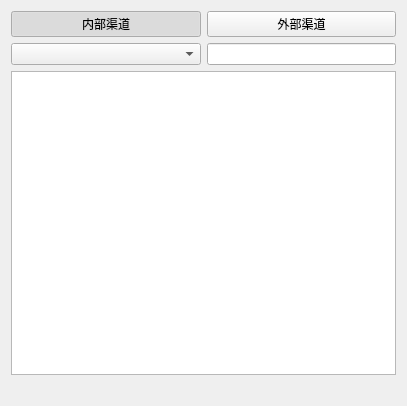
<?xml version="1.0" encoding="UTF-8"?>
<ui version="4.0">
 <class>SourceSelection</class>
 <widget class="QWidget" name="SourceSelection">
  <property name="geometry">
   <rect>
    <x>0</x>
    <y>0</y>
    <width>407</width>
    <height>406</height>
   </rect>
  </property>
  <property name="windowTitle">
   <string>Form</string>
  </property>
  <layout class="QVBoxLayout" name="verticalLayout">
   <item>
    <layout class="QGridLayout" name="gridLayout" rowstretch="1,1,4,0" columnstretch="1,1">
     <item row="0" column="0">
      <widget class="QPushButton" name="btn_internal">
       <property name="text">
        <string>内部渠道</string>
       </property>
       <property name="checkable">
        <bool>true</bool>
       </property>
       <property name="checked">
        <bool>true</bool>
       </property>
       <property name="autoExclusive">
        <bool>true</bool>
       </property>
      </widget>
     </item>
     <item row="1" column="1">
      <widget class="QLineEdit" name="lineEdit">
       <property name="cursor">
        <cursorShape>IBeamCursor</cursorShape>
       </property>
      </widget>
     </item>
     <item row="0" column="1">
      <widget class="QPushButton" name="btn_external">
       <property name="text">
        <string>外部渠道</string>
       </property>
       <property name="checkable">
        <bool>true</bool>
       </property>
       <property name="checked">
        <bool>false</bool>
       </property>
       <property name="autoExclusive">
        <bool>true</bool>
       </property>
      </widget>
     </item>
     <item row="2" column="0" colspan="2">
      <widget class="QTableView" name="tableView"/>
     </item>
     <item row="1" column="0">
      <widget class="QComboBox" name="comboBox"/>
     </item>
     <item row="3" column="0" colspan="2">
      <widget class="QLabel" name="label">
       <property name="styleSheet">
        <string notr="true">color: rgb(255, 0, 0);</string>
       </property>
       <property name="text">
        <string/>
       </property>
      </widget>
     </item>
    </layout>
   </item>
  </layout>
 </widget>
 <resources/>
 <connections/>
</ui>
